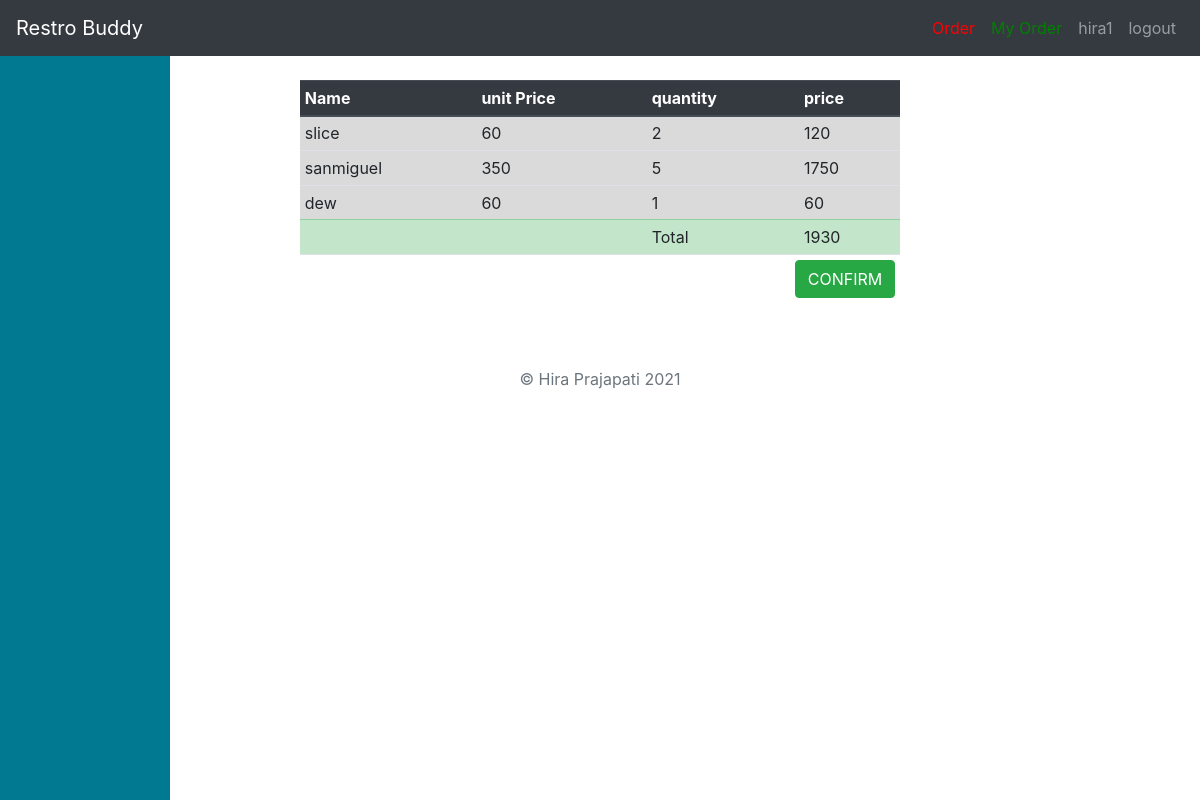
/order/1/ (signed in), run on the app's committed database.
### main/models.py (models this page shows, shortened)
class Order(models.Model):
    item = models.ForeignKey(Item, on_delete=models.CASCADE)
    user = models.ForeignKey(User, on_delete=models.CASCADE)
    quantity = models.IntegerField(default=0)
    address = models.CharField(max_length=200)
    contact = models.CharField(max_length=50)
    @property
    def price(self):
        price = self.item.price*self.quantity
        return price

class Item(models.Model):
    category = models.ForeignKey(Category, on_delete=models.CASCADE)
    image = models.ImageField(upload_to="media/")
    name = models.CharField(max_length=100)
    price = models.IntegerField(default=0)

### main/views.py (the view)
# urls.py: path('order/<slug:user>/', views.order),
def order(request, user):
    order = Order.objects.filter(user=request.user)
    return render(request, "main/order.html", {'order': order})

### main/templates/main/order.html (shortened to what this page needs)
<!DOCTYPE html>
<html lang="en">
<head>
</head>
<body>
{% extends "base.html" %}
{% block content %}
<table align="center" id="table" class="table table-sm" style="max-width: 600px;max-height: 400px;">
		<thead class="thead-dark">
			<tr>
			<th>Name</th>
			<th> unit Price</th>
			<th>quantity</th>
			<th>price</th>
			</tr>
		</thead>
		<tbody>
        {% for order in order %}
			<tr class="table-active">
			<td>{{order.item.name}}</td>
			<td>{{order.item.price}}</td>
			<td>{{order.quantity}}</td>
            <td class="price">{{order.price}}</td>
			</tr>
		{% endfor %}
			<tr class="table-success">
			<td></td>
			<td></td>
			<td>Total</td>
            <td class="total"></td>
			</tr>
		</tbody>
	<tfoot>
      <tr>
        <td colspan="4"><button style="float:right;" class="btn btn-success">CONFIRM</button></td>
      </tr>
    </tfoot>
</table>
{% endblock %}

### restro/templates/restro/base.html (shortened to what this page needs)
<!DOCTYPE html>
<html lang="en">
<head>
    <link rel="stylesheet" href="https://stackpath.bootstrapcdn.com/bootstrap/4.3.1/css/bootstrap.min.css">
</head>
<body>
<div class="sticky-top">
<nav class="navbar navbar-expand-lg navbar-dark bg-dark" id="nav">
    <a class="navbar-brand" href="/"> Restro Buddy</a>
    <div class="collapse navbar-collapse">
         {% if user.is_authenticated %}
        <ul class="navbar-nav ml-auto">
            {% if user.is_staff %}
            <li class="nav-item">
        <a class="nav-link " style="color:green;" href="/allorders">Orders</a>
      </li>
            <li class="nav-item">
        <a class="nav-link " href="/">{{user.username}}</a>
      </li>
            {% else %}
             <li class="nav-item">
        <a class="nav-link" style="color:red;" href="/orders">Order</a>
      </li>
            <li class="nav-item">
        <a class="nav-link " style="color:green;" href="/order/{{user}}">My Order</a>
      </li>
            <li class="nav-item">
        <a class="nav-link" href="/">{{user.username}}</a>
      </li>
            {% endif %}
            <li class="nav-item">
        <a class="nav-link" href="/logout">logout</a>
      </li>
        </ul>
        {%endif%}
    </div>
</nav>
 </div>
<div class="sidenav">
</div>
<div class="container">
    <br>
    {% block content%}
    {% endblock %}
</div>
<br>
<br>
<footer class="text-muted">
  <div class="container text-center">
    <p>© Hira Prajapati {% now "Y" %}</p>
  </div>
</footer>
</body>
</html>

### restro/templates/restro/base.html (style rules this page uses)
.sidenav { height: 100%; width: 170px; position: fixed; z-index: 1; top: 50px; background: #007991; overflow-x: hidden; padding: 8px 0; }

### data on the page
Order: item.name "slice", item.price "60", quantity "2", price "120"
Order: item.name "sanmiguel", item.price "350", quantity "5", price "1750"
Order: item.name "dew", item.price "60", quantity "1", price "60"

### other printed values
{{ user.username }} "hira1"
